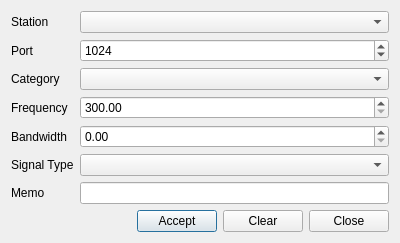
<?xml version="1.0" encoding="UTF-8"?>
<ui version="4.0">
 <class>AddStationDataDialog</class>
 <widget class="QDialog" name="AddStationDataDialog">
  <property name="geometry">
   <rect>
    <x>0</x>
    <y>0</y>
    <width>400</width>
    <height>208</height>
   </rect>
  </property>
  <property name="windowTitle">
   <string>Dialog</string>
  </property>
  <layout class="QGridLayout" name="gridLayout_3">
   <item row="0" column="0">
    <layout class="QGridLayout" name="gridLayout_2">
     <item row="1" column="0">
      <layout class="QHBoxLayout" name="horizontalLayout">
       <item>
        <spacer name="horizontalSpacer">
         <property name="orientation">
          <enum>Qt::Horizontal</enum>
         </property>
         <property name="sizeHint" stdset="0">
          <size>
           <width>40</width>
           <height>20</height>
          </size>
         </property>
        </spacer>
       </item>
       <item>
        <widget class="QPushButton" name="pbAccept">
         <property name="text">
          <string>Accept</string>
         </property>
        </widget>
       </item>
       <item>
        <widget class="QPushButton" name="pbClear">
         <property name="text">
          <string>Clear</string>
         </property>
        </widget>
       </item>
       <item>
        <widget class="QPushButton" name="pbClose">
         <property name="text">
          <string>Close</string>
         </property>
        </widget>
       </item>
      </layout>
     </item>
     <item row="0" column="0">
      <layout class="QGridLayout" name="gridLayout">
       <item row="1" column="0">
        <widget class="QLabel" name="lblPort">
         <property name="text">
          <string>Port</string>
         </property>
        </widget>
       </item>
       <item row="1" column="1">
        <widget class="QSpinBox" name="sbPort">
         <property name="maximum">
          <number>65535</number>
         </property>
         <property name="value">
          <number>1024</number>
         </property>
        </widget>
       </item>
       <item row="2" column="0">
        <widget class="QLabel" name="lblCategory">
         <property name="text">
          <string>Category</string>
         </property>
        </widget>
       </item>
       <item row="0" column="1">
        <widget class="QComboBox" name="cbStation"/>
       </item>
       <item row="0" column="0">
        <widget class="QLabel" name="lblStation">
         <property name="text">
          <string>Station</string>
         </property>
        </widget>
       </item>
       <item row="3" column="0">
        <widget class="QLabel" name="lblFrequency">
         <property name="text">
          <string>Frequency</string>
         </property>
        </widget>
       </item>
       <item row="2" column="1">
        <widget class="QComboBox" name="cbCategory"/>
       </item>
       <item row="4" column="0">
        <widget class="QLabel" name="lblBandwidth">
         <property name="text">
          <string>Bandwidth</string>
         </property>
        </widget>
       </item>
       <item row="3" column="1">
        <widget class="QDoubleSpinBox" name="dsbFrequency">
         <property name="minimum">
          <double>300.000000000000000</double>
         </property>
         <property name="maximum">
          <double>7000.000000000000000</double>
         </property>
         <property name="singleStep">
          <double>1.000000000000000</double>
         </property>
        </widget>
       </item>
       <item row="4" column="1">
        <widget class="QDoubleSpinBox" name="dsbBandwidth">
         <property name="maximum">
          <double>6700.000000000000000</double>
         </property>
        </widget>
       </item>
       <item row="5" column="0">
        <widget class="QLabel" name="lblSigType">
         <property name="text">
          <string>Signal Type</string>
         </property>
        </widget>
       </item>
       <item row="5" column="1">
        <widget class="QComboBox" name="cbSignalType"/>
       </item>
       <item row="6" column="0">
        <widget class="QLabel" name="lblMemo">
         <property name="text">
          <string>Memo</string>
         </property>
        </widget>
       </item>
       <item row="6" column="1">
        <widget class="QLineEdit" name="leMemo"/>
       </item>
      </layout>
     </item>
    </layout>
   </item>
  </layout>
 </widget>
 <resources/>
 <connections/>
</ui>
